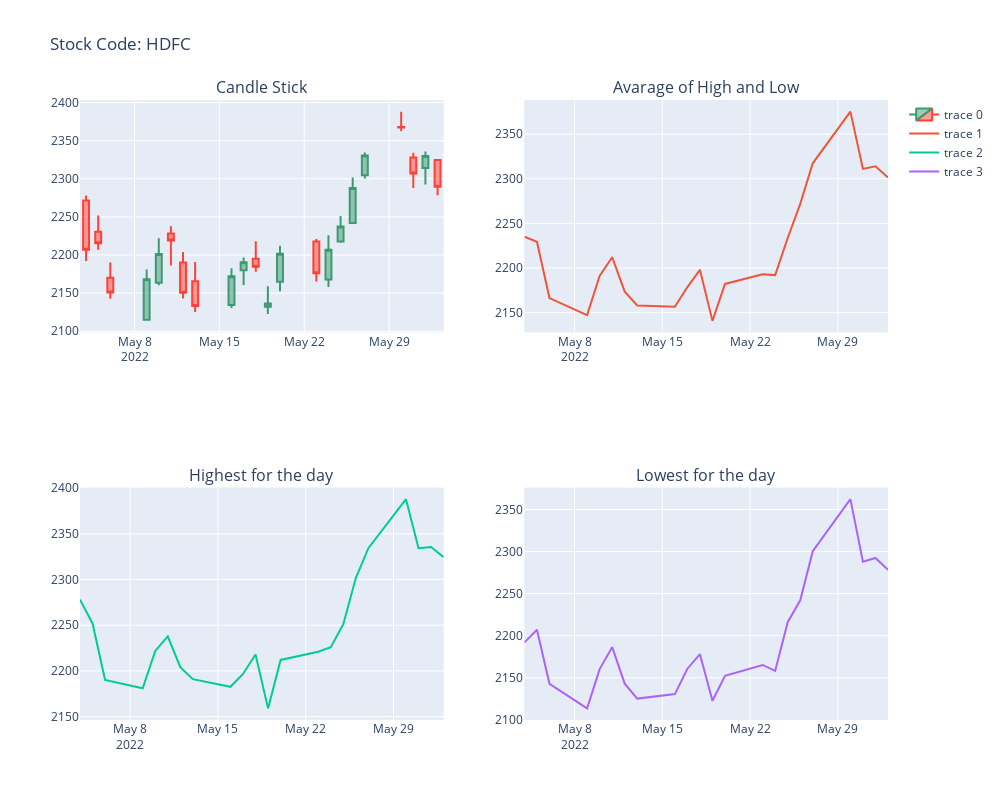

Notebook code cell kept with this figure:
### Code cell
fig = make_subplots(rows=2, cols=2, subplot_titles=("Candle Stick", "Avarage of High and Low", "Highest for the day", "Lowest for the day"))

fig.add_trace(go.Candlestick(x=df['Date'],open=df['Open'], high=df['High'], low=df['Low'], close=df['Close']), 
              row=1, col=1 )

fig.add_trace(
    go.Scatter(x=df['Date'], y=(df['High']+df['Low'])/2),
    row=1, col=2)

fig.add_trace(
    go.Scatter(x=df['Date'], y=df['High']),
    row=2, col=1)

fig.add_trace(
    go.Scatter(x=df['Date'], y=df['Low']),
    row=2, col=2)

fig.update_layout(xaxis_rangeslider_visible=False, height=800, width=1000,
                  title_text='Stock Code: '+stockcode)

fig.show()

### Figure 1 — Plotly figure (JSON) as saved in the notebook; plotly's stock layout.template omitted (floating-point values rounded to 4 significant figures)
{"data": [{"close": [2207.0, 2215.0, 2151.0, 2168.0, 2201.0, 2219.0, 2150.0, 2133.0, 2172.0, 2191.0, 2185.0, 2136.0, 2202.0, 2176.0, 2207.0, 2237.0, 2288.0, 2330.0, 2367.0, 2307.0, 2330.0, 2290.0], "high": [2278, 2252.0, 2190, 2181, 2222.0, 2238.0, 2204, 2191.0, 2183.0, 2197.0, 2218, 2159.0, 2212, 2221, 2226, 2251.0, 2302.0, 2334.0, 2388, 2334.0, 2336.0, 2324.0], "low": [2192, 2207, 2143.0, 2114.0, 2160.0, 2186.0, 2143, 2125.0, 2131.0, 2161.0, 2178, 2123.0, 2152.0, 2165.0, 2158.0, 2216.0, 2242, 2300.0, 2362.0, 2288.0, 2292.0, 2278.0], "open": [2271.0, 2230.0, 2170, 2115, 2163.0, 2228.0, 2190, 2165.0, 2134.0, 2180, 2195, 2132, 2165, 2218.0, 2168.0, 2218.0, 2242, 2305.0, 2368.0, 2328, 2314, 2324.0], "type": "candlestick", "x": ["2022-05-04", "2022-05-05", "2022-05-06", "2022-05-09", "2022-05-10", "2022-05-11", "2022-05-12", "2022-05-13", "2022-05-16", "2022-05-17", "2022-05-18", "2022-05-19", "2022-05-20", "2022-05-23", "2022-05-24", "2022-05-25", "2022-05-26", "2022-05-27", "2022-05-30", "2022-05-31", "2022-06-01", "2022-06-02"], "xaxis": "x", "yaxis": "y"}, {"type": "scatter", "x": ["2022-05-04", "2022-05-05", "2022-05-06", "2022-05-09", "2022-05-10", "2022-05-11", "2022-05-12", "2022-05-13", "2022-05-16", "2022-05-17", "2022-05-18", "2022-05-19", "2022-05-20", "2022-05-23", "2022-05-24", "2022-05-25", "2022-05-26", "2022-05-27", "2022-05-30", "2022-05-31", "2022-06-01", "2022-06-02"], "xaxis": "x2", "y": [2235, 2229.0, 2166.0, 2147.0, 2191.0, 2212.0, 2174.0, 2158.0, 2157.0, 2179.0, 2198, 2141.0, 2182.0, 2193.0, 2192.0, 2234.0, 2272.0, 2317.0, 2375.0, 2311.0, 2314, 2301.0], "yaxis": "y2"}, {"type": "scatter", "x": ["2022-05-04", "2022-05-05", "2022-05-06", "2022-05-09", "2022-05-10", "2022-05-11", "2022-05-12", "2022-05-13", "2022-05-16", "2022-05-17", "2022-05-18", "2022-05-19", "2022-05-20", "2022-05-23", "2022-05-24", "2022-05-25", "2022-05-26", "2022-05-27", "2022-05-30", "2022-05-31", "2022-06-01", "2022-06-02"], "xaxis": "x3", "y": [2278, 2252.0, 2190, 2181, 2222.0, 2238.0, 2204, 2191.0, 2183.0, 2197.0, 2218, 2159.0, 2212, 2221, 2226, 2251.0, 2302.0, 2334.0, 2388, 2334.0, 2336.0, 2324.0], "yaxis": "y3"}, {"type": "scatter", "x": ["2022-05-04", "2022-05-05", "2022-05-06", "2022-05-09", "2022-05-10", "2022-05-11", "2022-05-12", "2022-05-13", "2022-05-16", "2022-05-17", "2022-05-18", "2022-05-19", "2022-05-20", "2022-05-23", "2022-05-24", "2022-05-25", "2022-05-26", "2022-05-27", "2022-05-30", "2022-05-31", "2022-06-01", "2022-06-02"], "xaxis": "x4", "y": [2192, 2207, 2143.0, 2114.0, 2160.0, 2186.0, 2143, 2125.0, 2131.0, 2161.0, 2178, 2123.0, 2152.0, 2165.0, 2158.0, 2216.0, 2242, 2300.0, 2362.0, 2288.0, 2292.0, 2278.0], "yaxis": "y4"}], "layout": {"annotations": [{"font": {"size": 16}, "showarrow": false, "text": "Candle Stick", "x": 0.225, "xanchor": "center", "xref": "paper", "y": 1, "yanchor": "bottom", "yref": "paper"}, {"font": {"size": 16}, "showarrow": false, "text": "Avarage of High and Low", "x": 0.775, "xanchor": "center", "xref": "paper", "y": 1, "yanchor": "bottom", "yref": "paper"}, {"font": {"size": 16}, "showarrow": false, "text": "Highest for the day", "x": 0.225, "xanchor": "center", "xref": "paper", "y": 0.375, "yanchor": "bottom", "yref": "paper"}, {"font": {"size": 16}, "showarrow": false, "text": "Lowest for the day", "x": 0.775, "xanchor": "center", "xref": "paper", "y": 0.375, "yanchor": "bottom", "yref": "paper"}], "height": 800, "title": {"text": "Stock Code: HDFC"}, "width": 1000, "xaxis": {"anchor": "y", "domain": [0, 0.45], "rangeslider": {"visible": false}}, "xaxis2": {"anchor": "y2", "domain": [0.55, 1]}, "xaxis3": {"anchor": "y3", "domain": [0, 0.45]}, "xaxis4": {"anchor": "y4", "domain": [0.55, 1]}, "yaxis": {"anchor": "x", "domain": [0.625, 1]}, "yaxis2": {"anchor": "x2", "domain": [0.625, 1]}, "yaxis3": {"anchor": "x3", "domain": [0, 0.375]}, "yaxis4": {"anchor": "x4", "domain": [0, 0.375]}}}
